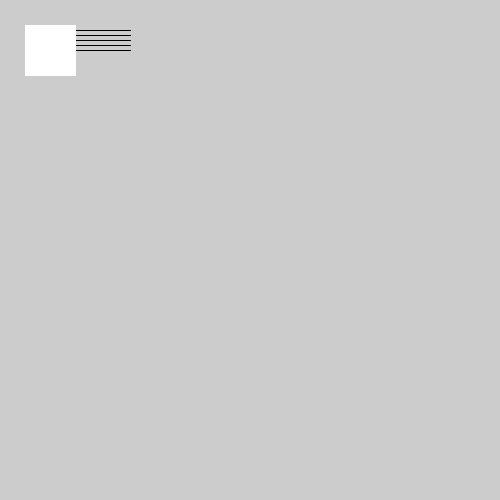
Frame 1 (no input)
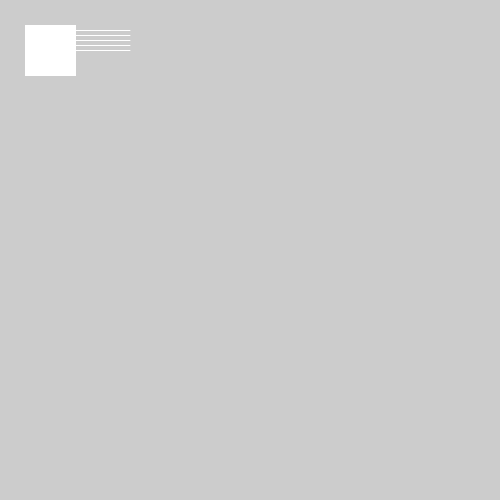
Frame 2 (the mouse pressed at the canvas centre, redrawn once)

The Processing sketch that drew these frames (run headless with seeded random() and noise(); the mouse was pressed at the canvas centre and the sketch redrawn once):

// Processing sketch: laB_7
// ── laB_7.pde
int x = 30;
int y = 30;
int lineLength = 100;
int gap = 5;
int amount = 5;

void setup(){
  size(500, 500); 
  frameRate(20);
  rectMode(CENTER);
}

void draw(){
  drawLines(x, y, lineLength, gap);
  drawSquares(50, 50, 5, 255);
  noLoop();
}

void drawLines(float posX, float posY, float lineLength, float gap){
  for(int i = 0; i < amount; i++){
    line(posX, posY, posX + lineLength, posY);
    posY += gap;
  }
}

void drawSquares(float posX, float posY, int number, color c){
  int size = 10;
  stroke(c);
  for(int i = 0; i < number; i++){
     square(posX, posY, size);
     size += 10;
  }
  
}
